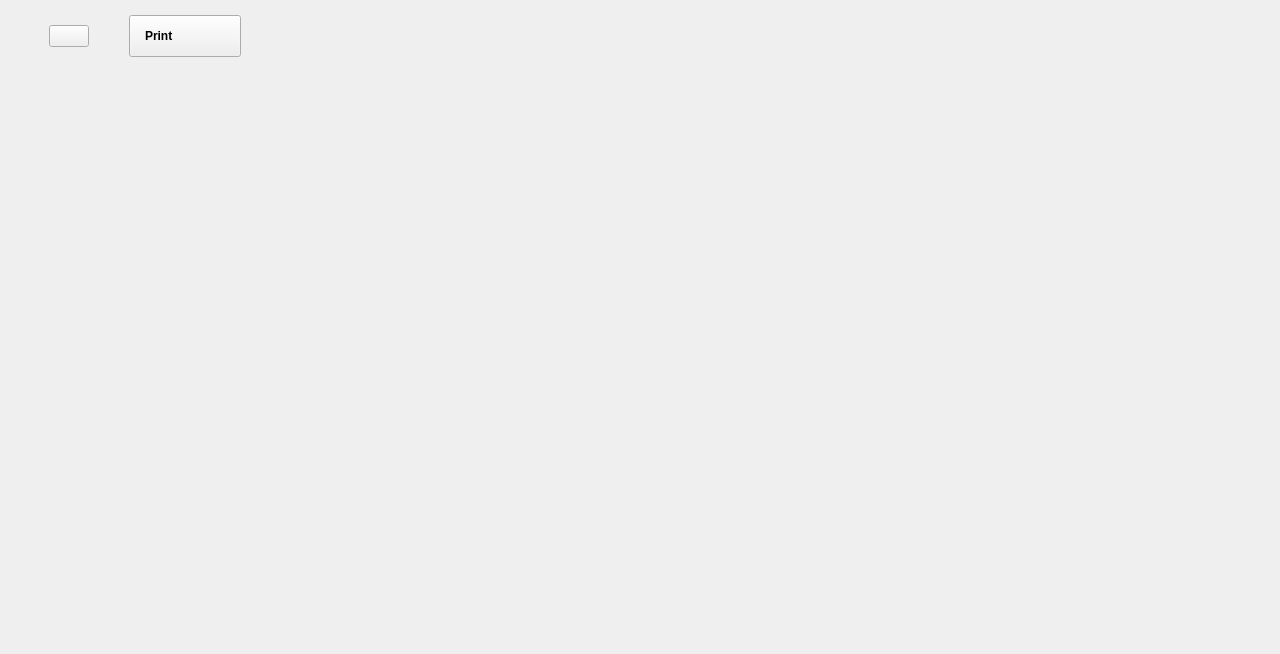
<?xml version="1.0" encoding="UTF-8"?>
<ui version="4.0">
 <class>ToolView</class>
 <widget class="QWidget" name="ToolView">
  <property name="geometry">
   <rect>
    <x>0</x>
    <y>0</y>
    <width>1280</width>
    <height>654</height>
   </rect>
  </property>
  <property name="sizePolicy">
   <sizepolicy hsizetype="Preferred" vsizetype="Preferred">
    <horstretch>0</horstretch>
    <verstretch>0</verstretch>
   </sizepolicy>
  </property>
  <property name="minimumSize">
   <size>
    <width>0</width>
    <height>0</height>
   </size>
  </property>
  <property name="windowTitle">
   <string>Form</string>
  </property>
  <layout class="QVBoxLayout" name="verticalLayout">
   <property name="spacing">
    <number>0</number>
   </property>
   <property name="leftMargin">
    <number>0</number>
   </property>
   <property name="topMargin">
    <number>0</number>
   </property>
   <property name="rightMargin">
    <number>0</number>
   </property>
   <property name="bottomMargin">
    <number>0</number>
   </property>
   <item>
    <widget class="QWidget" name="widgetMain" native="true">
     <property name="sizePolicy">
      <sizepolicy hsizetype="Preferred" vsizetype="Preferred">
       <horstretch>0</horstretch>
       <verstretch>0</verstretch>
      </sizepolicy>
     </property>
     <layout class="QVBoxLayout" name="verticalLayout_2">
      <property name="spacing">
       <number>0</number>
      </property>
      <property name="leftMargin">
       <number>0</number>
      </property>
      <property name="topMargin">
       <number>0</number>
      </property>
      <property name="rightMargin">
       <number>0</number>
      </property>
      <property name="bottomMargin">
       <number>0</number>
      </property>
      <item>
       <widget class="QWidget" name="widgetHeader" native="true">
        <layout class="QHBoxLayout" name="hLayoutHeader">
         <property name="spacing">
          <number>40</number>
         </property>
         <property name="sizeConstraint">
          <enum>QLayout::SetDefaultConstraint</enum>
         </property>
         <property name="topMargin">
          <number>15</number>
         </property>
         <property name="rightMargin">
          <number>40</number>
         </property>
         <property name="bottomMargin">
          <number>9</number>
         </property>
         <item>
          <spacer name="hSpacer">
           <property name="orientation">
            <enum>Qt::Horizontal</enum>
           </property>
           <property name="sizeType">
            <enum>QSizePolicy::Fixed</enum>
           </property>
           <property name="sizeHint" stdset="0">
            <size>
             <width>40</width>
             <height>10</height>
            </size>
           </property>
          </spacer>
         </item>
         <item>
          <widget class="scopy::gui::LinkedButton" name="btnHelp">
           <property name="text">
            <string/>
           </property>
           <property name="checkable">
            <bool>false</bool>
           </property>
          </widget>
         </item>
         <item>
          <widget class="QPushButton" name="btnPrint">
           <property name="layoutDirection">
            <enum>Qt::RightToLeft</enum>
           </property>
           <property name="styleSheet">
            <string notr="true">QPushButton{
  width: 80px;
  height: 40px;

  text-align: left;
  font-weight: bold;
  padding-left: 15px;
  padding-right: 15px;
}</string>
           </property>
           <property name="text">
            <string>Print</string>
           </property>
           <property name="icon">
            <iconset resource="../resources/resources.qrc">
             <normaloff>:/icons/common/ic printer.svg</normaloff>:/icons/common/ic printer.svg</iconset>
           </property>
           <property name="iconSize">
            <size>
             <width>10</width>
             <height>10</height>
            </size>
           </property>
           <property name="blue_button" stdset="0">
            <bool>true</bool>
           </property>
          </widget>
         </item>
         <item>
          <widget class="QWidget" name="widgetTopExtra" native="true">
           <property name="sizePolicy">
            <sizepolicy hsizetype="Preferred" vsizetype="Preferred">
             <horstretch>0</horstretch>
             <verstretch>0</verstretch>
            </sizepolicy>
           </property>
           <property name="minimumSize">
            <size>
             <width>0</width>
             <height>0</height>
            </size>
           </property>
           <layout class="QHBoxLayout" name="hLayoutExtraWidgets">
            <property name="spacing">
             <number>40</number>
            </property>
            <property name="leftMargin">
             <number>0</number>
            </property>
            <property name="topMargin">
             <number>0</number>
            </property>
            <property name="rightMargin">
             <number>0</number>
            </property>
            <property name="bottomMargin">
             <number>0</number>
            </property>
           </layout>
          </widget>
         </item>
         <item>
          <spacer name="hSpacer_2">
           <property name="orientation">
            <enum>Qt::Horizontal</enum>
           </property>
           <property name="sizeType">
            <enum>QSizePolicy::Expanding</enum>
           </property>
           <property name="sizeHint" stdset="0">
            <size>
             <width>40</width>
             <height>20</height>
            </size>
           </property>
          </spacer>
         </item>
         <item>
          <widget class="scopy::gui::RunSingleWidget" name="widgetRunSingleBtns" native="true"/>
         </item>
         <item>
          <spacer name="hSpacer_4">
           <property name="orientation">
            <enum>Qt::Horizontal</enum>
           </property>
           <property name="sizeType">
            <enum>QSizePolicy::Fixed</enum>
           </property>
           <property name="sizeHint" stdset="0">
            <size>
             <width>40</width>
             <height>5</height>
            </size>
           </property>
          </spacer>
         </item>
         <item>
          <widget class="scopy::gui::SettingsPairWidget" name="widgetSettingsPairBtns" native="true"/>
         </item>
        </layout>
       </widget>
      </item>
      <item>
       <layout class="QHBoxLayout" name="hLayoutCentralArea">
        <property name="spacing">
         <number>0</number>
        </property>
        <property name="rightMargin">
         <number>0</number>
        </property>
        <item>
         <widget class="QWidget" name="widgetVerticalChannels" native="true">
          <property name="sizePolicy">
           <sizepolicy hsizetype="Preferred" vsizetype="Preferred">
            <horstretch>0</horstretch>
            <verstretch>0</verstretch>
           </sizepolicy>
          </property>
          <property name="minimumSize">
           <size>
            <width>190</width>
            <height>0</height>
           </size>
          </property>
          <property name="maximumSize">
           <size>
            <width>190</width>
            <height>16777215</height>
           </size>
          </property>
          <layout class="QVBoxLayout" name="verticalLayout_5">
           <property name="spacing">
            <number>0</number>
           </property>
           <property name="leftMargin">
            <number>10</number>
           </property>
           <property name="topMargin">
            <number>0</number>
           </property>
           <property name="rightMargin">
            <number>0</number>
           </property>
           <property name="bottomMargin">
            <number>0</number>
           </property>
           <item>
            <widget class="QWidget" name="widgetVerticalChannelsContainer" native="true">
             <property name="sizePolicy">
              <sizepolicy hsizetype="Preferred" vsizetype="Preferred">
               <horstretch>0</horstretch>
               <verstretch>0</verstretch>
              </sizepolicy>
             </property>
             <layout class="QVBoxLayout" name="verticalLayout_4">
              <property name="leftMargin">
               <number>0</number>
              </property>
              <property name="topMargin">
               <number>0</number>
              </property>
              <property name="rightMargin">
               <number>0</number>
              </property>
              <property name="bottomMargin">
               <number>0</number>
              </property>
             </layout>
            </widget>
           </item>
           <item>
            <spacer name="vSpacer">
             <property name="orientation">
              <enum>Qt::Vertical</enum>
             </property>
             <property name="sizeType">
              <enum>QSizePolicy::Expanding</enum>
             </property>
             <property name="sizeHint" stdset="0">
              <size>
               <width>20</width>
               <height>40</height>
              </size>
             </property>
            </spacer>
           </item>
          </layout>
         </widget>
        </item>
        <item>
         <widget class="QWidget" name="widgetPlotContainer" native="true">
          <layout class="QGridLayout" name="gridLayout">
           <property name="leftMargin">
            <number>9</number>
           </property>
           <property name="topMargin">
            <number>9</number>
           </property>
           <property name="rightMargin">
            <number>9</number>
           </property>
           <property name="bottomMargin">
            <number>9</number>
           </property>
           <item row="0" column="0">
            <widget class="QWidget" name="widgetCentral" native="true"/>
           </item>
           <item row="1" column="0">
            <widget class="scopy::gui::InstrumentNotes" name="widgetInstrumentNotes" native="true"/>
           </item>
          </layout>
         </widget>
        </item>
        <item>
         <layout class="QVBoxLayout" name="vLayoutMenuContainer">
          <property name="spacing">
           <number>0</number>
          </property>
          <property name="sizeConstraint">
           <enum>QLayout::SetDefaultConstraint</enum>
          </property>
          <item>
           <widget class="scopy::gui::MenuAnim" name="widgetMenuAnim" native="true">
            <property name="sizePolicy">
             <sizepolicy hsizetype="Maximum" vsizetype="Expanding">
              <horstretch>0</horstretch>
              <verstretch>0</verstretch>
             </sizepolicy>
            </property>
            <property name="minimumSize">
             <size>
              <width>0</width>
              <height>0</height>
             </size>
            </property>
            <layout class="QVBoxLayout" name="verticalLayout_3">
             <property name="spacing">
              <number>0</number>
             </property>
             <property name="sizeConstraint">
              <enum>QLayout::SetDefaultConstraint</enum>
             </property>
             <property name="leftMargin">
              <number>0</number>
             </property>
             <property name="topMargin">
              <number>0</number>
             </property>
             <property name="rightMargin">
              <number>0</number>
             </property>
             <property name="bottomMargin">
              <number>0</number>
             </property>
             <item>
              <widget class="QStackedWidget" name="stackedWidget">
               <property name="sizePolicy">
                <sizepolicy hsizetype="Expanding" vsizetype="Expanding">
                 <horstretch>0</horstretch>
                 <verstretch>0</verstretch>
                </sizepolicy>
               </property>
               <property name="minimumSize">
                <size>
                 <width>340</width>
                 <height>0</height>
                </size>
               </property>
               <property name="currentIndex">
                <number>-1</number>
               </property>
              </widget>
             </item>
            </layout>
           </widget>
          </item>
         </layout>
        </item>
       </layout>
      </item>
      <item>
       <widget class="QWidget" name="widgetFooter" native="true">
        <property name="sizePolicy">
         <sizepolicy hsizetype="Preferred" vsizetype="Fixed">
          <horstretch>0</horstretch>
          <verstretch>0</verstretch>
         </sizepolicy>
        </property>
        <layout class="QHBoxLayout" name="hLayoutFooter">
         <property name="spacing">
          <number>0</number>
         </property>
         <property name="topMargin">
          <number>1</number>
         </property>
         <property name="rightMargin">
          <number>1</number>
         </property>
         <item>
          <widget class="QWidget" name="widgetHorizontalChannels" native="true">
           <property name="sizePolicy">
            <sizepolicy hsizetype="Preferred" vsizetype="Preferred">
             <horstretch>0</horstretch>
             <verstretch>0</verstretch>
            </sizepolicy>
           </property>
           <property name="minimumSize">
            <size>
             <width>0</width>
             <height>0</height>
            </size>
           </property>
           <layout class="QHBoxLayout" name="hLayoutChannelList">
            <property name="spacing">
             <number>0</number>
            </property>
            <property name="leftMargin">
             <number>0</number>
            </property>
            <property name="topMargin">
             <number>0</number>
            </property>
            <property name="rightMargin">
             <number>0</number>
            </property>
            <property name="bottomMargin">
             <number>0</number>
            </property>
            <item>
             <widget class="QWidget" name="widgetHorizontalChannelsContainer" native="true">
              <property name="sizePolicy">
               <sizepolicy hsizetype="Preferred" vsizetype="Preferred">
                <horstretch>0</horstretch>
                <verstretch>0</verstretch>
               </sizepolicy>
              </property>
              <property name="minimumSize">
               <size>
                <width>0</width>
                <height>0</height>
               </size>
              </property>
              <property name="maximumSize">
               <size>
                <width>510</width>
                <height>16777215</height>
               </size>
              </property>
              <layout class="QHBoxLayout" name="horizontalLayout_2">
               <property name="leftMargin">
                <number>0</number>
               </property>
               <property name="topMargin">
                <number>0</number>
               </property>
               <property name="rightMargin">
                <number>0</number>
               </property>
               <property name="bottomMargin">
                <number>0</number>
               </property>
              </layout>
             </widget>
            </item>
            <item>
             <spacer name="hSpacer_3">
              <property name="orientation">
               <enum>Qt::Horizontal</enum>
              </property>
              <property name="sizeType">
               <enum>QSizePolicy::Preferred</enum>
              </property>
              <property name="sizeHint" stdset="0">
               <size>
                <width>40</width>
                <height>20</height>
               </size>
              </property>
             </spacer>
            </item>
           </layout>
          </widget>
         </item>
         <item>
          <widget class="QWidget" name="widgetBottomExtra" native="true">
           <layout class="QHBoxLayout" name="horizontalLayout">
            <property name="spacing">
             <number>40</number>
            </property>
            <property name="leftMargin">
             <number>0</number>
            </property>
            <property name="topMargin">
             <number>0</number>
            </property>
            <property name="rightMargin">
             <number>0</number>
            </property>
            <property name="bottomMargin">
             <number>0</number>
            </property>
           </layout>
          </widget>
         </item>
         <item>
          <spacer name="hSpacer_5">
           <property name="orientation">
            <enum>Qt::Horizontal</enum>
           </property>
           <property name="sizeType">
            <enum>QSizePolicy::Expanding</enum>
           </property>
           <property name="sizeHint" stdset="0">
            <size>
             <width>40</width>
             <height>20</height>
            </size>
           </property>
          </spacer>
         </item>
         <item>
          <widget class="QWidget" name="widgetMenuBtns" native="true">
           <property name="sizePolicy">
            <sizepolicy hsizetype="Preferred" vsizetype="Fixed">
             <horstretch>0</horstretch>
             <verstretch>0</verstretch>
            </sizepolicy>
           </property>
           <property name="minimumSize">
            <size>
             <width>0</width>
             <height>48</height>
            </size>
           </property>
           <property name="styleSheet">
            <string notr="true">QPushButton {
  width: 40px;
  height: 20px;
  background-color: transparent;
}
QPushButton:pressed { border-image: url(:/icons/common/setup_btn_checked.svg); }
QPushButton:!pressed { border-image: url(:/icons/common/setup_btn_unchecked.svg); }
QPushButton:hover:!pressed:!checked { border-image: url(:/icons/common/setup_btn_hover.svg); }
QPushButton:checked { border-image: url(:/icons/common/setup_btn_checked.svg); }</string>
           </property>
           <layout class="QHBoxLayout" name="hLayoutMenuBtnsContainer">
            <property name="spacing">
             <number>0</number>
            </property>
            <property name="leftMargin">
             <number>0</number>
            </property>
            <property name="topMargin">
             <number>0</number>
            </property>
            <property name="rightMargin">
             <number>0</number>
            </property>
            <property name="bottomMargin">
             <number>0</number>
            </property>
           </layout>
          </widget>
         </item>
        </layout>
       </widget>
      </item>
     </layout>
    </widget>
   </item>
  </layout>
 </widget>
 <customwidgets>
  <customwidget>
   <class>scopy::gui::MenuAnim</class>
   <extends>QWidget</extends>
   <header>menu_anim.hpp</header>
   <container>1</container>
  </customwidget>
  <customwidget>
   <class>scopy::gui::LinkedButton</class>
   <extends>QPushButton</extends>
   <header location="global">scopy/gui/linked_button.hpp</header>
  </customwidget>
  <customwidget>
   <class>scopy::gui::RunSingleWidget</class>
   <extends>QWidget</extends>
   <header location="global">scopy/gui/run_single_widget.hpp</header>
   <container>1</container>
  </customwidget>
  <customwidget>
   <class>scopy::gui::SettingsPairWidget</class>
   <extends>QWidget</extends>
   <header location="global">scopy/gui/settings_pair_widget.hpp</header>
   <container>1</container>
  </customwidget>
  <customwidget>
   <class>scopy::gui::InstrumentNotes</class>
   <extends>QWidget</extends>
   <header location="global">scopy/gui/instrument_notes.hpp</header>
   <container>1</container>
  </customwidget>
 </customwidgets>
 <resources>
  <include location="../resources/resources.qrc"/>
 </resources>
 <connections/>
</ui>
